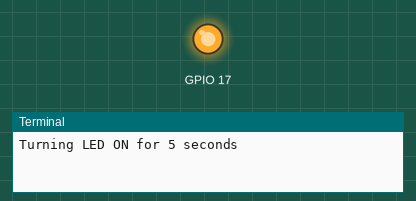
The program below on a simulated Raspberry Pi (BCM pin numbers). On the bench: output pins drawn as LEDs (lit = HIGH), the last lines printed to the terminal. At 5.0 s the program stops and its outputs stay as they are.

Above: at 0.1 s.
At 5.1 s:
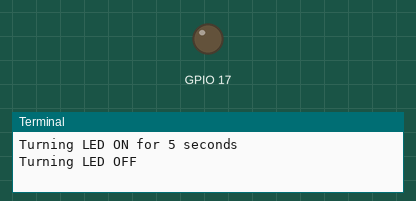
Timing chart, 0 to 6.5 s (numbered marks = the images above):
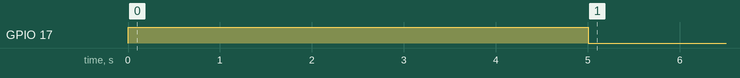

The program:

led_test.py
```python
import RPi.GPIO as GPIO
import time

GPIO.setmode(GPIO.BCM)
GPIO.setup(17, GPIO.OUT)

print("Turning LED ON for 5 seconds")
GPIO.output(17, GPIO.HIGH)
time.sleep(5)

print("Turning LED OFF")
GPIO.output(17, GPIO.LOW)

GPIO.cleanup()
```

Measured:
- by itself, GPIO 17: LOW → HIGH at 0.00 s, → LOW 5.0 s later
